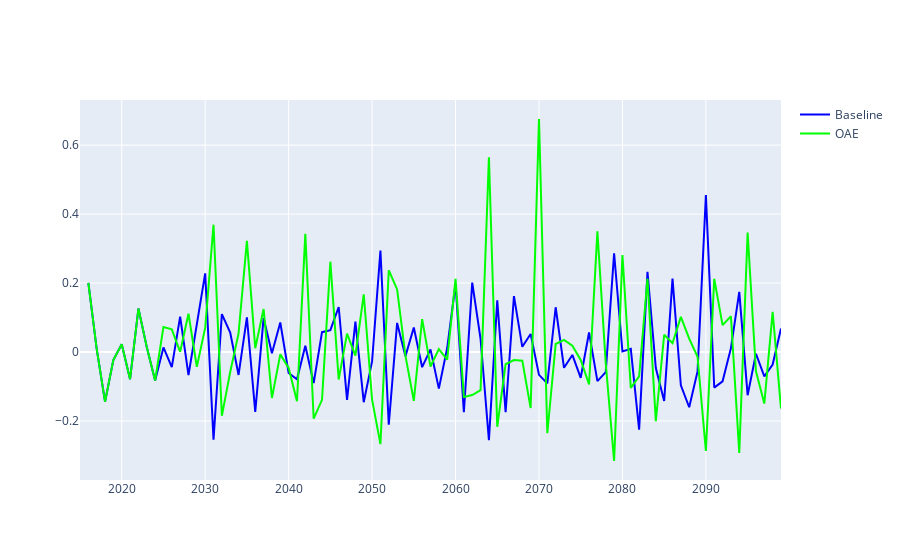

Source (notebook cell):
### Code cell
fig = go.Figure()
fig.add_trace(go.Scatter(x=co2flux_amplitude_baseline_pct.year, y=co2flux_amplitude_baseline_pct['co2flux_cpl'],
                    mode='lines', line_color='#0000FF',
                    name='Baseline'))
fig.add_trace(go.Scatter(x=co2flux_amplitude_oae_pct.year, y=co2flux_amplitude_oae_pct['co2flux_cpl'],
                    mode='lines', line_color='#00FF00',
                    name='OAE'))
fig.show()
